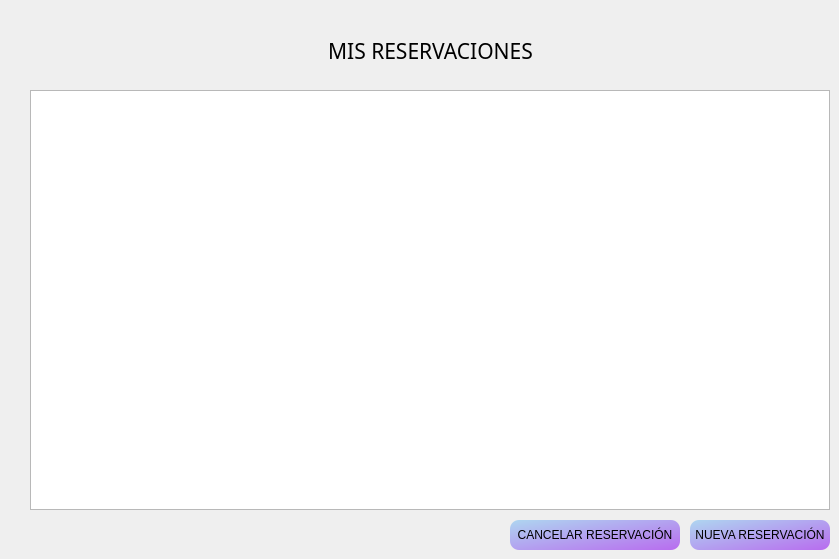
   <widget class="QWidget" name="MisReservas">
    <widget class="QTableWidget" name="Mis_rservas_tableWidget">
     <property name="geometry">
      <rect>
       <x>30</x>
       <y>90</y>
       <width>800</width>
       <height>420</height>
      </rect>
     </property>
     <property name="sizePolicy">
      <sizepolicy hsizetype="Fixed" vsizetype="Fixed">
       <horstretch>0</horstretch>
       <verstretch>0</verstretch>
      </sizepolicy>
     </property>
     <property name="maximumSize">
      <size>
       <width>800</width>
       <height>420</height>
      </size>
     </property>
    </widget>
    <widget class="QLabel" name="label_4">
     <property name="geometry">
      <rect>
       <x>220</x>
       <y>20</y>
       <width>421</width>
       <height>61</height>
      </rect>
     </property>
     <property name="font">
      <font>
       <family>Microsoft YaHei</family>
       <pointsize>16</pointsize>
      </font>
     </property>
     <property name="text">
      <string>MIS RESERVACIONES</string>
     </property>
     <property name="alignment">
      <set>Qt::AlignCenter</set>
     </property>
    </widget>
    <widget class="QPushButton" name="Cancel_ReservapushButton">
     <property name="geometry">
      <rect>
       <x>510</x>
       <y>520</y>
       <width>170</width>
       <height>30</height>
      </rect>
     </property>
     <property name="sizePolicy">
      <sizepolicy hsizetype="Fixed" vsizetype="Fixed">
       <horstretch>0</horstretch>
       <verstretch>0</verstretch>
      </sizepolicy>
     </property>
     <property name="maximumSize">
      <size>
       <width>170</width>
       <height>30</height>
      </size>
     </property>
     <property name="styleSheet">
      <string notr="true">QPushButton{
border-width: 0px;
border-radius: 9px;
background-color: qlineargradient(spread:pad, x1:0, y1:0, x2:1, y2:1, stop:0 rgb(174, 214, 240), stop:1 rgb(184, 108, 239));
}

QPushButton:hover{
	background-color: rgb(154,158,218);
    border-radius: 9px;
	color: black;
    selection-color: white;  
    padding: 2px 4px;}

</string>
     </property>
     <property name="text">
      <string>CANCELAR RESERVACIÓN</string>
     </property>
    </widget>
    <widget class="QPushButton" name="Nueva_Reserva_pushButton">
     <property name="geometry">
      <rect>
       <x>690</x>
       <y>520</y>
       <width>140</width>
       <height>30</height>
      </rect>
     </property>
     <property name="sizePolicy">
      <sizepolicy hsizetype="Fixed" vsizetype="Fixed">
       <horstretch>0</horstretch>
       <verstretch>0</verstretch>
      </sizepolicy>
     </property>
     <property name="maximumSize">
      <size>
       <width>140</width>
       <height>30</height>
      </size>
     </property>
     <property name="styleSheet">
      <string notr="true">QPushButton{
border-width: 0px;
border-radius: 9px;
background-color: qlineargradient(spread:pad, x1:0, y1:0, x2:1, y2:1, stop:0 rgb(174, 214, 240), stop:1 rgb(184, 108, 239));
}

QPushButton:hover{
	background-color: rgb(154,158,218);
    border-radius: 9px;
	color: black;
    selection-color: white;  
    padding: 2px 4px;}

</string>
     </property>
     <property name="text">
      <string>NUEVA RESERVACIÓN</string>
     </property>
    </widget>
   </widget>
